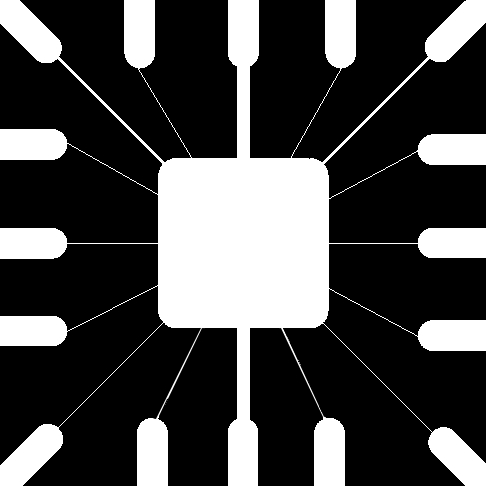
%> input picture imagedb/circuito.tif, 486 x 486 px
$ octave exercise7.11.m   (GNU Octave 9; MATLAB toolbox functions it lacks are replaced by stand-ins)
%> lines starting %> are read from the running program, lines starting %| are printed output that depends on the picture; in (x1, y1, x2, y2) boxes, pixels count from 0 and x2, y2 are one past the last pixel; in counts of white or black regions, pixels touching at a corner belong together; the program's own positions count from 1
%Open an image through bwmorph presets of operations

BW = imread('circuito.tif');
%> BW is the input picture: size 486x486x3 uint8; min 0, max 255, mean 70.7
subplot(1,2,1), imshow(BW), title('Original image');

I = bwmorph(BW,'open');
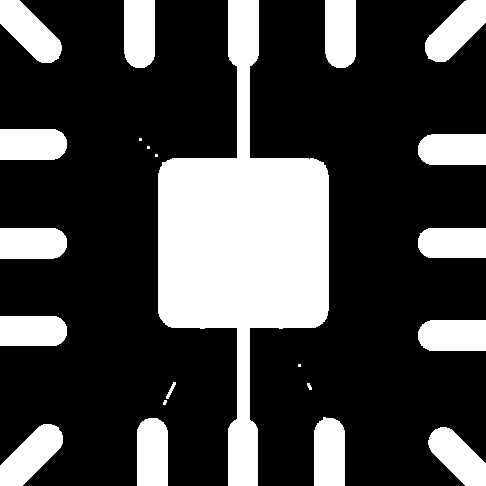
%> I: size 486x486x3 logical; 26.9% white; 22 white regions (5 under 20 px), largest, box (x1, y1, x2, y2) and area: (158, 0, 329, 486) 35094, (0, 424, 63, 486) 2174, (0, 0, 62, 63) 2170
imwrite(I,'openning.png');
subplot(1,2,2), imshow(I), title('Opened image');
%> after `title('Opened image')`:
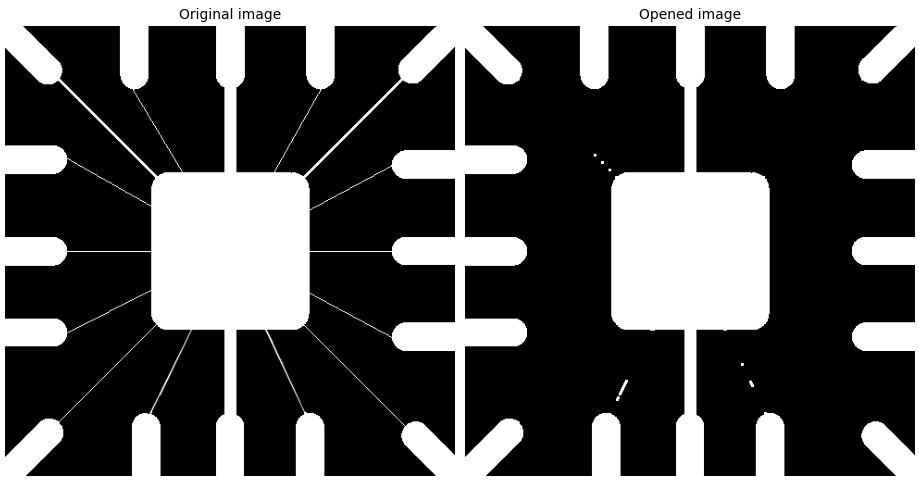
%> figure redrawn from the program's plot data, 2 panels

$ run again, with imagedb/CirculoTraco.tif copied over imagedb/circuito.tif
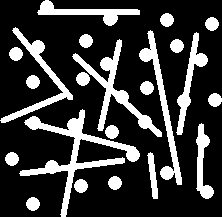
%> input picture imagedb/CirculoTraco.tif, 222 x 217 px
%> BW is the input picture: size 217x222x3 uint8; 22.2% white; 22 white regions, largest, box (x1, y1, x2, y2) and area: (19, 109, 140, 217) 2271, (72, 39, 162, 137) 1502, (139, 30, 182, 185) 1227
%> I: size 217x222x3 logical; 22.2% white; 22 white regions, largest, box (x1, y1, x2, y2) and area: (20, 110, 140, 217) 2266, (73, 40, 162, 137) 1498, (139, 31, 182, 185) 1225
%> `title('Opened image')`:
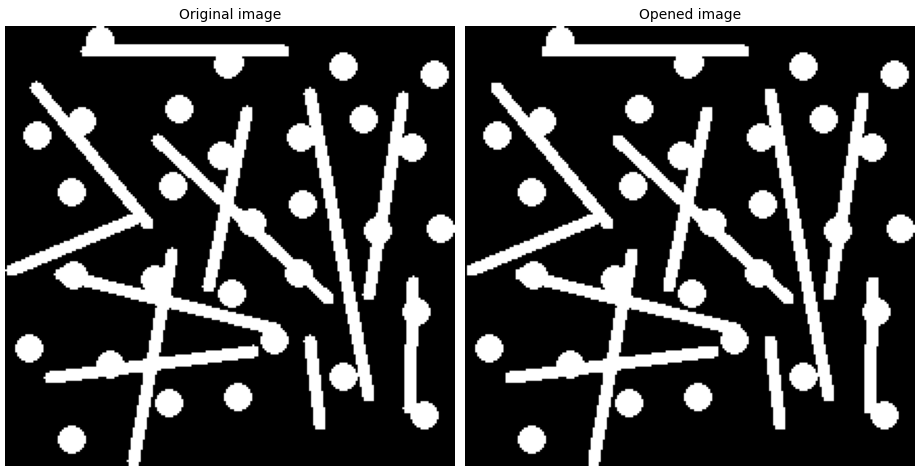
%> figure redrawn from the program's plot data, 2 panels

$ run again, with imagedb/circulos.tif copied over imagedb/circuito.tif
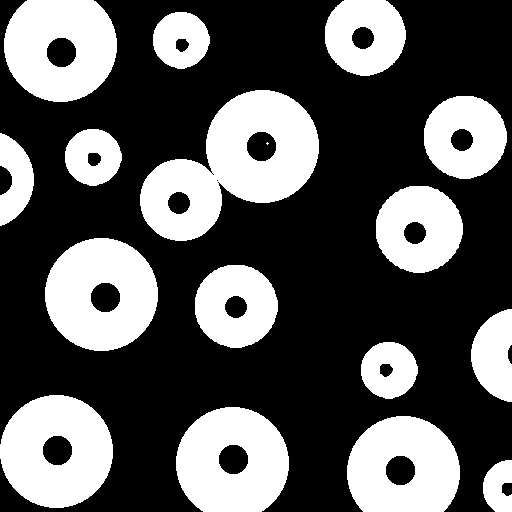
%> input picture imagedb/circulos.tif, 512 x 512 px
%> BW is the input picture: size 512x512x3 uint8; min 0, max 255, mean 90.1
%> I: size 512x512x3 logical; 35.3% white; 16 white regions, largest, box (x1, y1, x2, y2) and area: (140, 90, 319, 241) 14240, (45, 238, 158, 351) 9334, (0, 395, 113, 508) 9333
%> `title('Opened image')`:
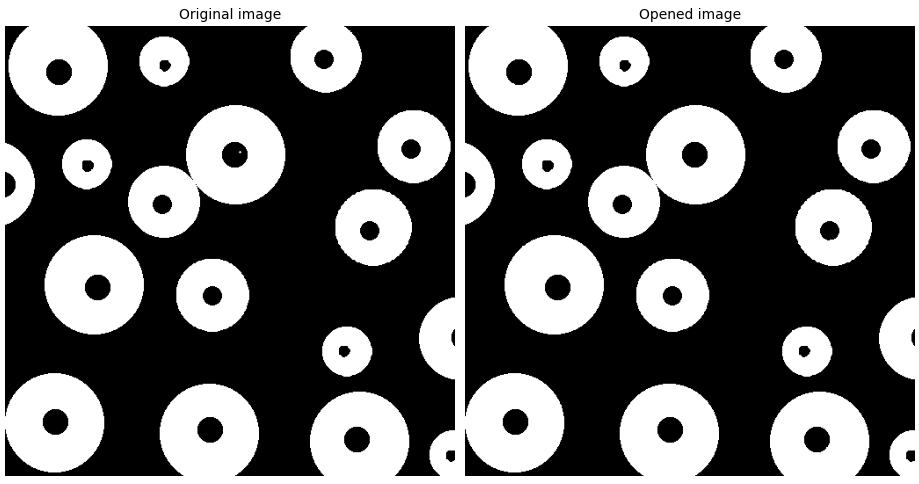
%> figure redrawn from the program's plot data, 2 panels
